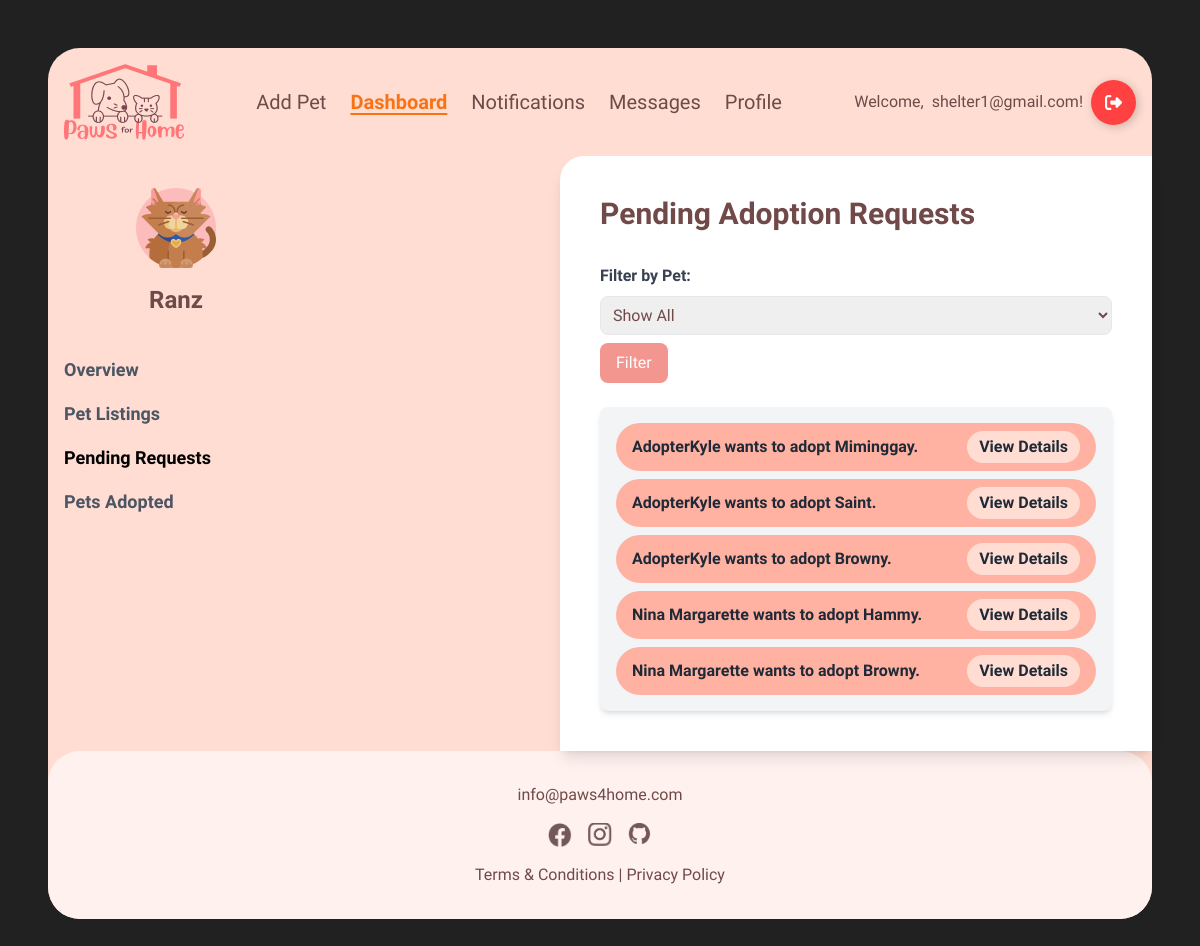
Before: /pending_requests/ (signed in) with the older database file.
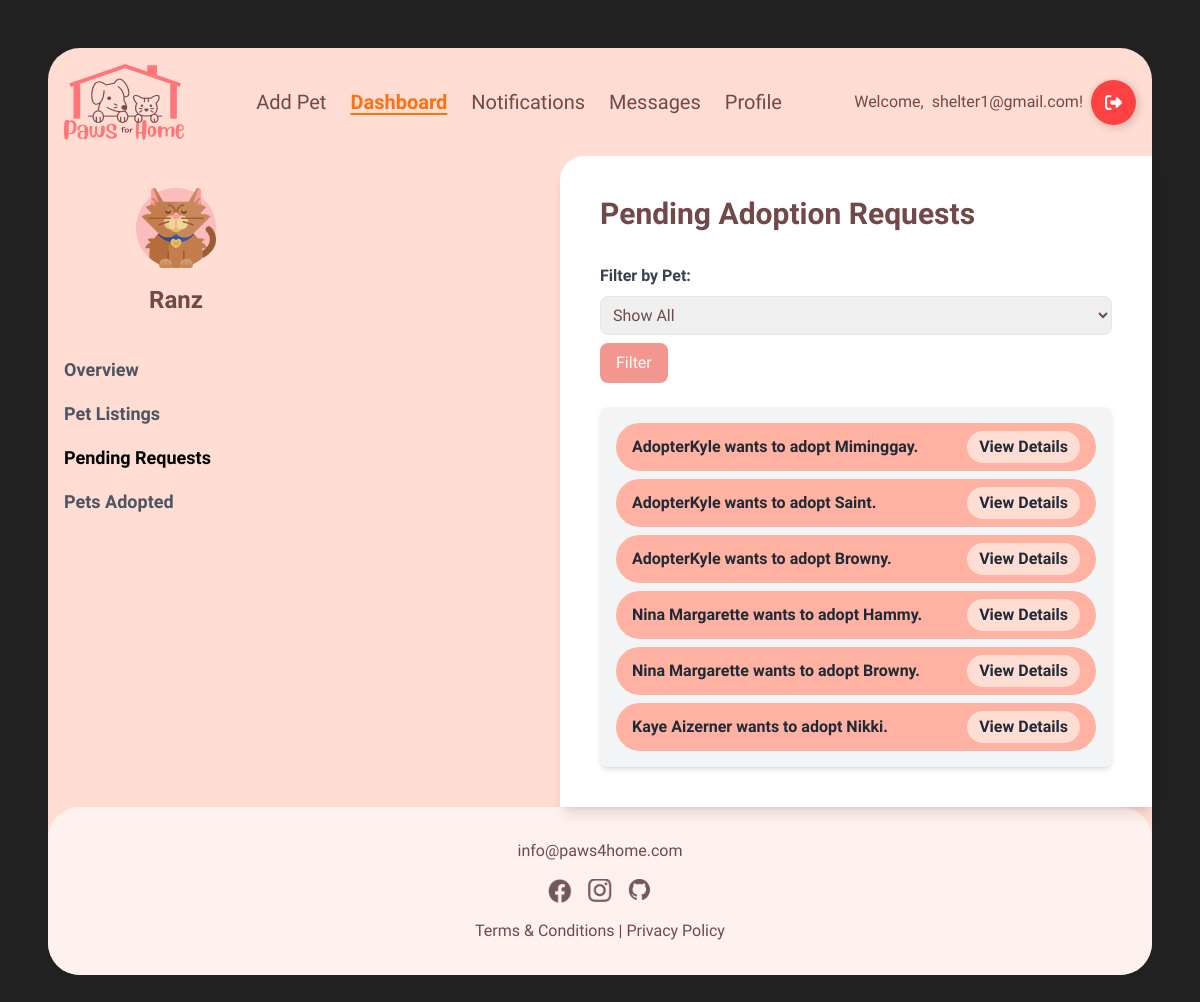
After: the same page with the newer database file.
### pets/models.py (models this page shows, shortened)
class AdoptionRequest(models.Model):
    STATUS_CHOICES = [
        (1, 'Pending'),
        (2, 'Accepted'),
        (3, 'Rejected'),
    ]
    HOUSING_CHOICES = [
        ('Apartment', 'Apartment'),
        ('House', 'House'),
        ('Condominium', 'Condominium'),
        ('Other', 'Other'),
    ]
    HOUSEHOLD_CHOICES = [
        ('Active', 'Active'),
        ('Calm', 'Calm'),
        ('Noisy', 'Noisy'),
        ('Quiet', 'Quiet'),
    ]
    GENERAL_INFO_CHOICES = [
        ('Companion for child', 'Companion for child'),
        ('Companion for other pet', 'Companion for other pet'),
        ('Security', 'Security'),
        ('Service animal', 'Service animal'),
        ('House pet', 'House pet'),
        ('Breeding', 'Breeding'),
        ('Other', 'Other'),
    ]
    status = models.IntegerField(choices=STATUS_CHOICES, default=1)
    pet = models.ForeignKey(Pet, on_delete=models.CASCADE)
    account = models.ForeignKey(settings.AUTH_USER_MODEL, on_delete=models.CASCADE)
    first_name = models.CharField(max_length=100)
    last_name = models.CharField(max_length=100)
    email = models.EmailField()
    phone_number = models.CharField(max_length=15)
    address = models.TextField()
    housing_type = models.CharField(max_length=20, choices=HOUSING_CHOICES, default='Apartment')
    household_description = models.CharField(max_length=20, choices=HOUSEHOLD_CHOICES, default='Calm')
    general_info = models.CharField(max_length=50, choices=GENERAL_INFO_CHOICES, default='House pet')
    other_housing_description = models.TextField(blank=True, null=True)
    other_general_info = models.TextField(blank=True, null=True)

class Pet(models.Model):
    STATUS_CHOICES = [
        (1, 'Available'),
        (2, 'Adopted'),
    ]
    TYPE_CHOICES = [
    ('Dog', 'Dog'),
    ('Cat', 'Cat'),
    ('Bird', 'Bird'),
    ('Fish', 'Fish'),
    ('Rabbit', 'Rabbit'),
    ('Hamster', 'Hamster'),
    ('Guinea Pig', 'Guinea Pig'),
    ('Frog', 'Frog'),
    ('Ferret', 'Ferret'),
    ('Chinchilla', 'Chinchilla'),
    ('Hedgehog', 'Hedgehog'),
    ('Mouse', 'Mouse'),
    ('Rat', 'Rat'),
    ('Turtle', 'Turtle'),
    ('Snake', 'Snake'),
    ('Lizard', 'Lizard'),
    ('Parrot', 'Parrot'),
    ('Canary', 'Canary'),
    ('Budgerigar', 'Budgerigar'),
    ('Cockatoo', 'Cockatoo'),
    ('Macaw', 'Macaw'),
    ('Lovebird', 'Lovebird'),
    ('Quail', 'Quail'),
    ('Duck', 'Duck'),
    ('Chicken', 'Chicken'),
    ('Goat', 'Goat'),
    ('Pig', 'Pig'),
    ('Spider', 'Spider'),
    ('Tarantula', 'Tarantula'),
    ('Other', 'Other'),
    ]
    name = models.CharField(max_length=100)
    image = models.ImageField(upload_to='pets/', default='pets/default_pet.jpg')
    type = models.CharField(choices=TYPE_CHOICES, max_length=20, default='other')
    age_years = models.IntegerField(default=0)
    age_months = models.IntegerField(default=0)
    description = models.TextField(blank=True,null=True)
    location = models.TextField(blank=True,null=True, default='N/A')
    breed = models.CharField(max_length=50, blank=True, null=True)
    adoption_fee = models.IntegerField(default=0, blank=True)
    status = models.IntegerField(choices=STATUS_CHOICES, default=1)
    created_at = models.DateTimeField(auto_now_add=True)
    owner = models.ForeignKey(settings.AUTH_USER_MODEL, on_delete=models.CASCADE, null=True)
    is_deleted = models.BooleanField(default=False)

### main/decorators.py (the view)
    def _wrapped_view(request, *args, **kwargs):
        if request.user.account_type != 'shelter':
            return render(request, '403.html', {}, status=403)
        return view_func(request, *args, **kwargs)

### main/views.py (called while the page is built)
@login_required
@shelter_required
def pending_requests(request):
    shelter = request.user
    all_pets = Pet.objects.filter(owner=shelter)
    shelter_pets = all_pets.filter(status=1)
    selected_pet_id = request.GET.get('pet_id')
    if selected_pet_id:
        selected_pet = shelter_pets.filter(id=selected_pet_id).first()  # Ensure the pet belongs to the shelter
        adoption_requests = AdoptionRequest.objects.filter(
            pet=selected_pet, status=1
        ).order_by('id') if selected_pet else []
    else:
        adoption_requests = AdoptionRequest.objects.filter(
            pet__in=shelter_pets, status=1
        ).order_by('id')
    context = {
        'shelter_pets': shelter_pets,
        'adoption_requests': adoption_requests,
        'selected_pet_id': selected_pet_id
    }
    return render(request, 'shelterdashboard/pending_requests.html', context)

### main/templates/shelterdashboard/pending_requests.html (shortened to what the changed rows need)
{% extends "base.html" %}
{% block content %}
{% load static %}
  <div class="flex flex-grow">
    <aside class="bg-[#FFDDD2] w-64 py-8 px-4 flex flex-col ">
      <h1 class="text-2xl font-bold text-center mt-4">{{request.user.first_name}}</h1>
    </aside>
        <main class="flex-grow bg-white ml-64 p-10 rounded-tl-3xl shadow-lg max-w-[90%] xl:max-w-[85%] mx-auto">
      <div class="bg-gray-100 rounded-lg shadow-md overflow-hidden p-4">
        <ul class="space-y-2">
          {% for request in adoption_requests %}
          <li class="flex items-center justify-between bg-[#FFB2A1] rounded-full px-4 py-2">
              <span class="text-gray-800 font-semibold">
                  {{ request.first_name }} wants to adopt {{ request.pet.name }}.
              </span>
              <button
                  onclick="redirectToAdoptionForm({{ request.id }})"
                  class="bg-[#FFDDD2] text-gray-800 font-bold py-1 px-3 rounded-full hover:bg-[#F2968F] transition duration-200">
                  View Details
              </button>
          </li>
      {% empty %}
          <p class="text-gray-500 p-4">No adoption requests available.</p>
      {% endfor %}
        </ul>
    </div>
    </main>
  </div>
{% endblock %}

Changed rows visible on the page:
added AdoptionRequest: first_name "Kaye Aizerner", pet.name "Nikki"
